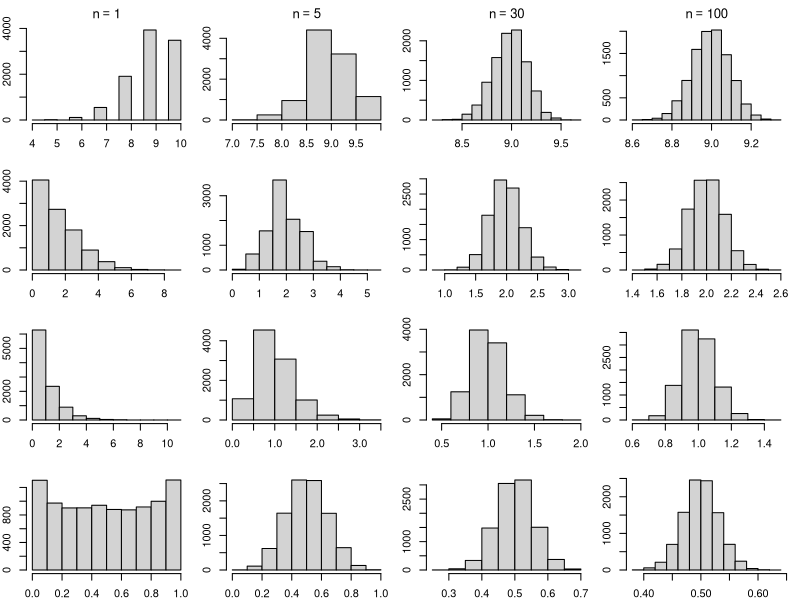

Source code (R):
set.seed(123)  # For reproducibility
par(mfrow = c(4, 4), mar = c(2, 2, 2, 1))  # 4 rows, 4 columns

n_values <- c(1, 5, 30, 100)  # sample sizes
reps <- 10000  # number of repetitions

# Row 1: Binomial(10, 0.9)
for (n in n_values) {
  means <- replicate(reps, mean(rbinom(n, size = 10, prob = 0.9)))
  hist(means, main = bquote(n == .(n)), xlab = "", ylab = "", breaks = 10)
}

# Row 2: Poisson(2)
for (n in n_values) {
  means <- replicate(reps, mean(rpois(n, lambda = 2)))
  hist(means, main = "", xlab = "", ylab = "", breaks = 10)
}

# Row 3: Exponential(1)
for (n in n_values) {
  means <- replicate(reps, mean(rexp(n, rate = 1)))
  hist(means, main = "", xlab = "", ylab = "", breaks = 10)
}

# Row 4: Beta(0.8, 0.8)
for (n in n_values) {
  means <- replicate(reps, mean(rbeta(n, shape1 = 0.8, shape2 = 0.8)))
  hist(means, main = "", xlab = "", ylab = "", breaks = 10)
}
